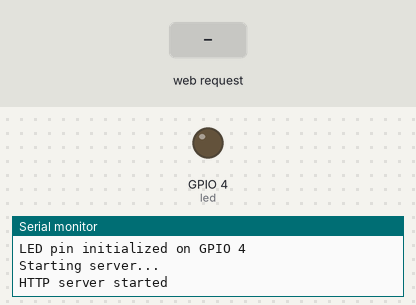
A sketch run on a simulated ESP32. On the bench: output pins drawn as LEDs (lit = HIGH), the last lines printed to the serial monitor. The inputs (shaded band) are chosen by the test bench.

Above: at 2.2 s.
2.3 s: HTTP request GET /led?state=on received
At 2.9 s:
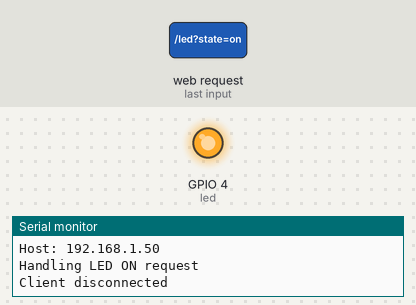
3.8 s: HTTP request GET /led?state=off received
At 5.2 s:
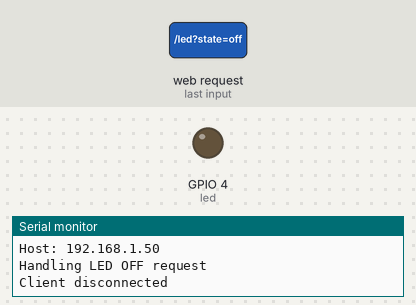
Timing chart, 0 to 6.8 s (numbered marks = the images above; inputs shaded):
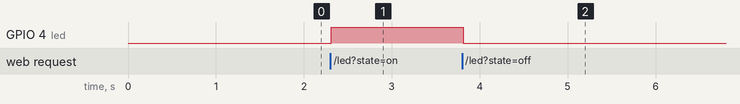

The sketch:

test3.ino
```cpp
#include <Arduino.h>
#include <WiFi.h>

// Declare LED pin
const int led = 4;

// Network credentials
const char* ssid = "ESP32-Access-Point";
const char* password = "123456789";

// Static IP configuration
IPAddress local_IP(192, 168, 4, 23);
IPAddress gateway(192, 168, 4, 23);
IPAddress subnet(255, 255, 255, 0);
IPAddress primaryDNS(8, 8, 8, 8);
IPAddress secondaryDNS(8, 8, 4, 4);

// Web server on port 80
WiFiServer server(80);

// HTML page
const char* htmlHomePage PROGMEM = R"HTMLHOMEPAGE(
<!DOCTYPE html>
<html>
  <head>
    <meta name="viewport" content="width=device-width, initial-scale=1, maximum-scale=1, user-scalable=no">
    <style>
      body { font-family: Helvetica; text-align: center; background-color: white; margin: 0; }
      h1 { margin-top: 20px; }
      img { width: 80%; max-width: 480px; height: auto; }
      .button { background-color: #4CAF50; border: none; color: white; padding: 16px 40px;
                font-size: 24px; margin: 10px; cursor: pointer; }
      .button-off { background-color: #555555; }
      .status { font-size: 18px; color: #333; }
    </style>
  </head>
  <body class="noselect" align="center">
    <h2>LED Control (GPIO 4)</h2>
    <p>This program tests web page streaming with AP mode and static IP.</p>
    <p>LED State: <span id="ledState">off</span></p>
    <button class="button" onclick="toggleLed('on')">ON</button>
    <button class="button button-off" onclick="toggleLed('off')">OFF</button>
    <p id="status" class="status">Status: Waiting for action</p>
    <script>
      function toggleLed(state) {
        document.getElementById('status').textContent = 'Status: Sending ' + state;
        fetch('/led?state=' + state, { method: 'GET' })
          .then(response => response.text())
          .then(data => {
            console.log(data);
            document.getElementById('ledState').textContent = state;
            document.getElementById('status').textContent = 'Status: ' + data;
          })
          .catch(error => {
            console.error('Error:', error);
            document.getElementById('status').textContent = 'Status: Error';
          });
      }
    </script>
  </body>
</html>
)HTMLHOMEPAGE";

void setup() {
  Serial.begin(115200);
  delay(1000); // Stabilize Serial
  Serial.println("Setup started");

  // Set up Access Point with static IP
  Serial.println("Setting AP...");
  WiFi.mode(WIFI_AP);
  bool configSuccess = WiFi.softAPConfig(local_IP, gateway, subnet);
  if (configSuccess) {
    Serial.println("Static IP configuration successful");
  } else {
    Serial.println("Static IP configuration failed, using default");
  }
  bool apSuccess = WiFi.softAP(ssid, password);
  if (apSuccess) {
    Serial.println("AP started");
  } else {
    Serial.println("AP setup failed");
    return;
  }

  IPAddress IP = WiFi.softAPIP();
  Serial.print("AP IP address: ");
  Serial.println(IP);

  // Initialize LED pin
  pinMode(led, OUTPUT);
  digitalWrite(led, LOW);
  Serial.println("LED pin initialized on GPIO 4");

  // Start server
  Serial.println("Starting server...");
  server.begin();
  Serial.println("HTTP server started");
}

void loop() {
  WiFiClient client = server.available(); // Listen for clients
  if (client) {
    Serial.println("New client connected");
    String requestBuffer = "";
    while (client.connected()) {
      if (client.available()) {
        char c = client.read();
        Serial.print(c); // Log each character for debugging
        requestBuffer += c;
        if (requestBuffer.endsWith("\r\n\r\n")) { // End of HTTP request
          Serial.println("\nFull request received: " + requestBuffer);
          if (requestBuffer.startsWith("GET / ")) {
            Serial.println("Handling root request");
            client.println("HTTP/1.1 200 OK");
            client.println("Content-type:text/html");
            client.println("Connection: close");
            client.println();
            client.println(htmlHomePage);
          } else if (requestBuffer.indexOf("GET /led?state=on") >= 0) {
            Serial.println("Handling LED ON request");
            digitalWrite(led, HIGH);
            client.println("HTTP/1.1 200 OK");
            client.println("Content-type:text/plain");
            client.println("Connection: close");
            client.println();
            client.println("LED On");
          } else if (requestBuffer.indexOf("GET /led?state=off") >= 0) {
            Serial.println("Handling LED OFF request");
            digitalWrite(led, LOW);
            client.println("HTTP/1.1 200 OK");
            client.println("Content-type:text/plain");
            client.println("Connection: close");
            client.println();
            client.println("LED Off");
          } else {
            Serial.println("Handling not found: " + requestBuffer);
            client.println("HTTP/1.1 404 Not Found");
            client.println("Content-type:text/plain");
            client.println("Connection: close");
            client.println();
            client.println("File Not Found");
          }
          break;
        }
      }
    }
    client.stop();
    Serial.println("Client disconnected");
  }
}
```

Measured:
- after the input at 2.3 s, GPIO 4 (led): LOW → HIGH at once
- after the input at 3.8 s, GPIO 4 (led): HIGH → LOW at once
